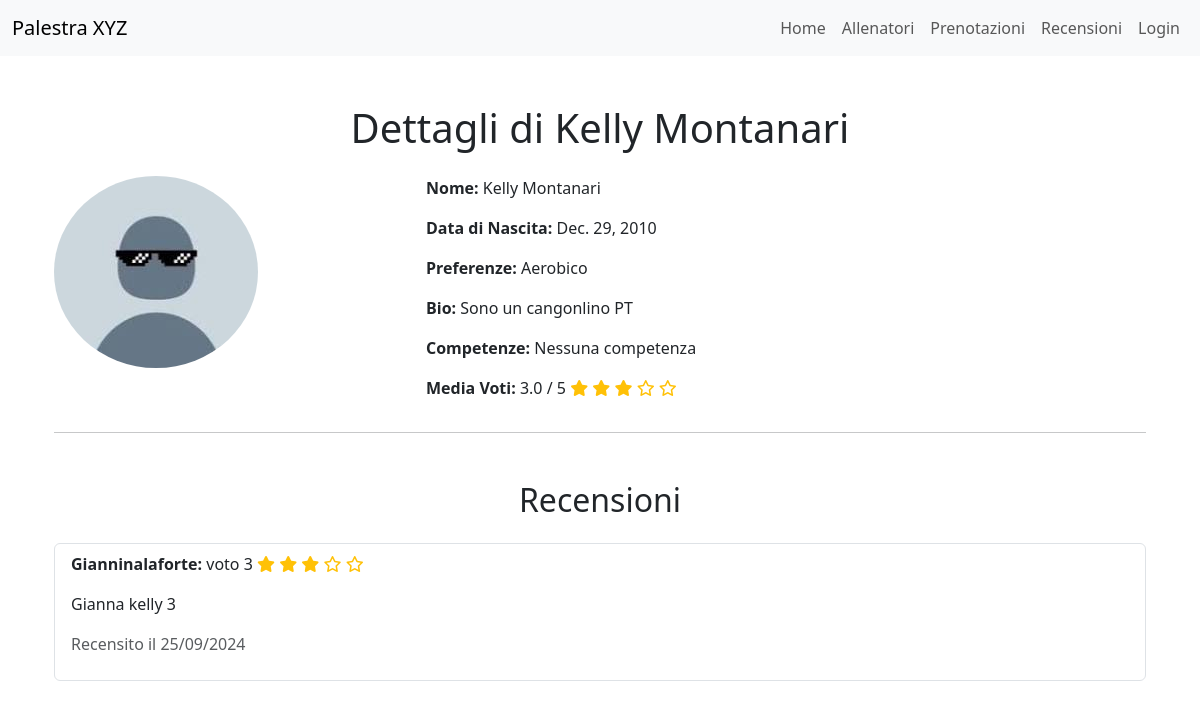
Before: /trainers/detail/5/ with the older database file.
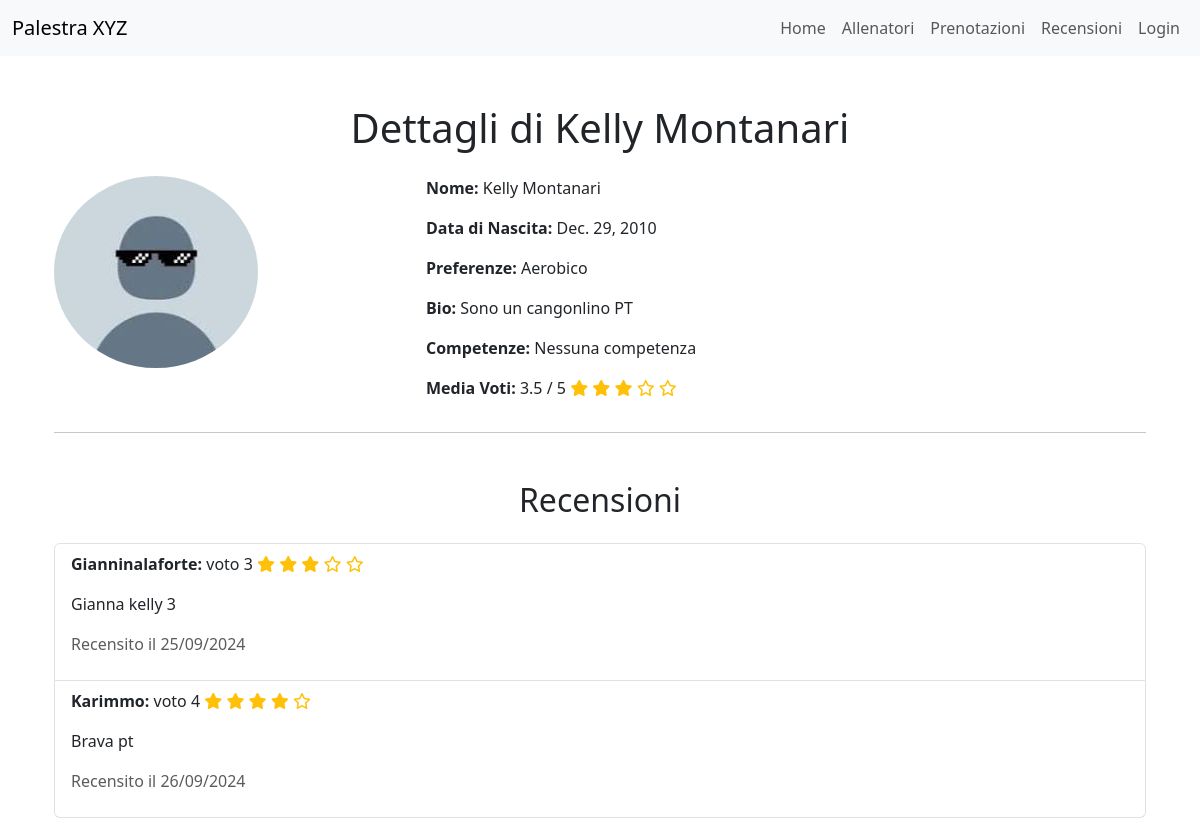
After: the same page with the newer database file.
### reviews/models.py (models this page shows, shortened)
class Recensione(models.Model):
    registrato_utente = models.ForeignKey(RegistratoUtente, on_delete=models.CASCADE)
    personal_trainer = models.ForeignKey(PersonalTrainer, on_delete=models.CASCADE)
    recensione_testuale = models.TextField(max_length=500)
    voto = models.PositiveSmallIntegerField(choices=[(i, str(i)) for i in range(1, 6)])  # Voti da 1 a 5 stelle
    data_recensione = models.DateTimeField(auto_now_add=True)
    class Meta:
        verbose_name_plural = "Recensioni"
        constraints = [
            models.UniqueConstraint(fields=['registrato_utente', 'personal_trainer'], name='unique_recensione_per_trainer')
        ]

### accounts/models.py (models this page shows, shortened)
class RegistratoUtente(models.Model):
    user = models.OneToOneField(User, on_delete=models.CASCADE)
    nome = models.CharField(max_length=100)
    cognome = models.CharField(max_length=100)
    data_nascita = models.DateField()
    bio = models.TextField(max_length=500)
    SCELTA_PREFERENZE = [
        ("BB", "BodyBuilding"),
        ("PL", "PowerLifting"),
        ("CL", "Calisthenics"),
        ("ST", "StrongMen"),
        ("YG", "Yoga"),
        ("PS", "Pilates"),
        ("AR", "Aerobico")
    ]
    preferenze = models.CharField(max_length=2, choices=SCELTA_PREFERENZE)
    class Meta:
        verbose_name_plural = "UtentiRegistrati"

### trainers/views.py (the view)
# urls.py: path('detail/<pk>/', PersonalTrainerReviewDetailView.as_view(), name='personal_trainer_review'),
class PersonalTrainerReviewDetailView(DetailView):
    model = PersonalTrainer
    template_name = 'trainers/personal_trainer_review_detail.html'
    context_object_name = 'personal_trainer'
    def get_context_data(self, **kwargs):
        context = super().get_context_data(**kwargs)
        context['media_voti'] = Recensione.objects.filter(personal_trainer=self.object).aggregate(Avg('voto'))['voto__avg']
        context['recensioni'] = Recensione.objects.filter(personal_trainer=self.object)
        return context

### trainers/templates/trainers/personal_trainer_review_detail.html (shortened to what this page needs)
{% extends "trainers/base.html" %}
{% block content %}
    {% load static %}
<div class="container mt-5">
    <h1 class="text-center mb-4">Dettagli di {{ personal_trainer.nome }} {{ personal_trainer.cognome }}</h1>
    <div class="row">
        <div class="col-md-4">
            {% if personal_trainer.immagine_profilo %}
                <img src="{{ personal_trainer.immagine_profilo.url }}" alt="Immagine profilo" class="img-fluid rounded-circle" style="max-width: 100%;">
            {% else %}
                <img src="{% static 'imgs/mia_foto.jpeg' %}" alt="Immagine profilo" class="img-fluid rounded-circle" style="max-width: 100%;">
            {% endif %}
        </div>
        <div class="col-md-8">
            <p><strong>Nome:</strong> {{ personal_trainer.nome }} {{ personal_trainer.cognome }}</p>
            <p><strong>Data di Nascita:</strong> {{ personal_trainer.data_di_nascita }}</p>
            <p><strong>Preferenze:</strong> {{ personal_trainer.get_preferenze_display }}</p>
            <p><strong>Bio:</strong> {{ personal_trainer.bio }}</p>
            <p><strong>Competenze:</strong> {{ personal_trainer.competenze }}</p>
            <p><strong>Media Voti:</strong>
                {% if media_voti %}
                    {{ media_voti|floatformat:1 }} / 5
                    <span>
                        {% for i in "12345" %}
                            {% if i <= media_voti|floatformat %}
                                <i class="fas fa-star text-warning"></i>
                            {% else %}
                                <i class="far fa-star text-warning"></i>
                            {% endif %}
                        {% endfor %}
                    </span>
                {% else %}
                    Nessuna recensione
                {% endif %}
            </p>
        </div>
    </div>
    <hr>
    <div class="mt-5">
        <h2 class="text-center">Recensioni</h2>
        {% if recensioni %}
            <ul class="list-group mt-4">
                {% for recensione in recensioni %}
                    <li class="list-group-item">
                        <p><strong>{{ recensione.registrato_utente.user }}:</strong>  voto {{ recensione.voto }}
                            <span>
                                {% for i in "12345" %}
                                    {% if i <= recensione.voto|floatformat %}
                                        <i class="fas fa-star text-warning"></i>
                                    {% else %}
                                        <i class="far fa-star text-warning"></i>
                                    {% endif %}
                                {% endfor %}
                            </span>
                        </p>
                        <p>{{ recensione.recensione_testuale }}</p>
                        <p class="text-muted">Recensito il {{ recensione.data_recensione|date:"d/m/Y" }}</p>
                    </li>
                {% endfor %}
            </ul>
        {% else %}
            <div class="alert alert-info text-center mt-4">
                Nessuna recensione disponibile per questo allenatore.
            </div>
        {% endif %}
    </div>
</div>
{% endblock %}

Changed rows visible on the page:
added Recensione: registrato_utente.user "Karimmo", voto "4", recensione_testuale "Brava pt", data_recensione "26/09/2024"
Other visible differences:
{{ media_voti|floatformat:1 }}: "3.0" → "3.5"
